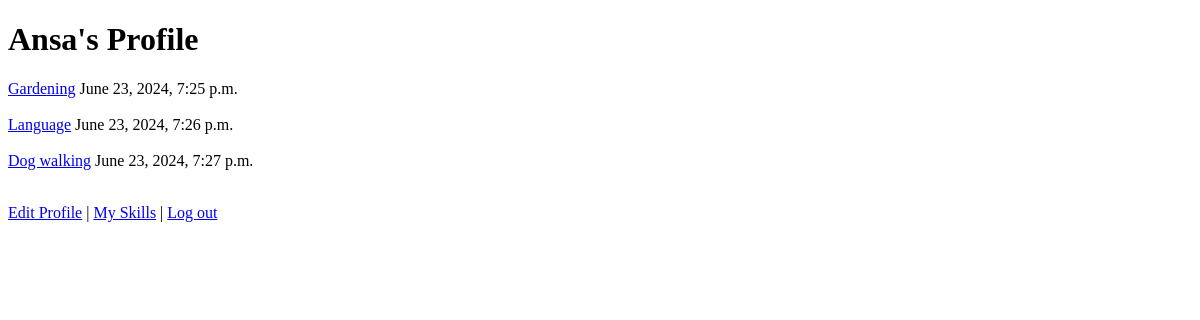
/skills/my-skills/ (signed in), run on an earlier commit of the app's database.
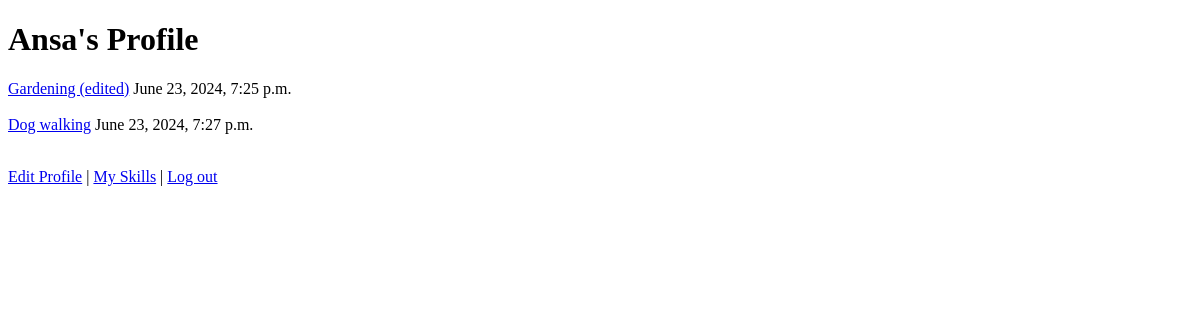
And on a later commit of the database.
### accounts/models.py (models this page shows, shortened)
class CustomUser(AbstractUser):
    age = models.PositiveIntegerField(null=True, blank=True)

### skills/models.py (models this page shows, shortened)
class Skill(models.Model):
    name = models.CharField(max_length=20, blank=False)
    category = models.CharField(max_length=20, blank=False)
    Level = models.CharField(max_length=20, blank=False)
    description = models.TextField()
    date = models.DateTimeField(auto_now_add=True)
    owner = models.ForeignKey(settings.AUTH_USER_MODEL, on_delete=models.CASCADE)
    rating = models.FloatField(default=0.0)

### skills/views.py (the view)
# urls.py: path("my-skills/", SkillListView.as_view(), name="my_skills"),
class SkillListView(LoginRequiredMixin, ListView):
    model = Skill
    template_name = "skills/skill_list_user.html"
    context_object_name = "skills"
    def get_queryset(self):
        return Skill.objects.filter(owner=self.request.user)

### templates/skills/skill_list_user.html (shortened to what this page needs)
{% extends 'base.html' %}
{% block content %}
{% for skill in skills %}
{% if skill.owner == request.user %}
<div class="card">
    <div class="card-body">
        <a href="{% url 'skill_detail' skill.pk %}">{{ skill.name }}</a>
        <span class="text-muted">{{ skill.date }}</span>
    </div>
</div>
{% endif %}
<br />
{% endfor %}
{% endblock %}

### templates/base.html (shortened to what this page needs)
<!DOCTYPE html>
<html lang="en">
    <head>
    </head>
    <body>
        <main>
            <h1>{{ user.username }}'s Profile</h1>
            {% block content %}{% endblock %}
            {% if user.is_authenticated %}
                <p>
                    <a href="{% url 'profile_update' user.id %}">Edit Profile</a> |
                    <a href="{% url 'my_skills' %}">My Skills</a> |
                    <a href="{% url 'logout' %}">Log out</a>
                </p>
            {% endif %}
        </main>
    </body>
</html>

What changed in the data, as far as the page shows it:
removed Skill: name "Language", date "June 23, 2024, 7:26 p.m."
changed Skill: name "Gardening" → "Gardening (edited)"
